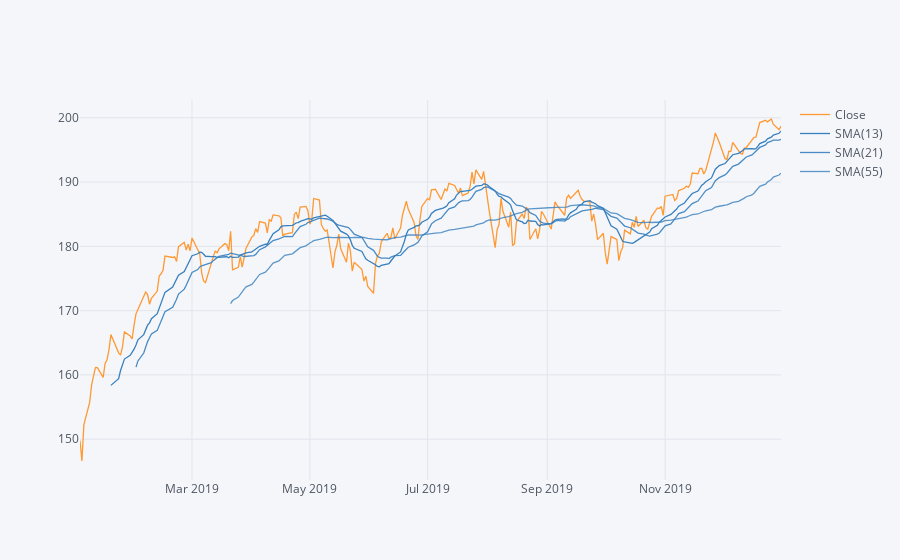

The notebook cell this image was saved under:
### Markdown cell above
### Technical Analysis plots 
Using ta_plot() let's add simple moving avarages (SMA) and bollinger band.

### Code cell
VBK['Close'].ix['2019-01-01':'2019-12-31'].ta_plot(study='sma',periods=[13,21,55])

### Figure 1 — Plotly figure (JSON) as saved in the notebook; plotly's stock layout.template omitted (floating-point values rounded to 4 significant figures; data arrays with more than 128 entries replaced by an {"elided": "..."} marker saying what was removed)
{"data": [{"line": {"color": "rgba(255, 153, 51, 1.0)", "dash": "solid", "shape": "linear", "width": 1.3}, "mode": "lines", "name": "Close", "text": "", "type": "scatter", "x": {"elided": "252 str values"}, "y": {"elided": "252 float values"}}, {"line": {"color": "rgba(55, 128, 191, 1.0)", "dash": "solid", "shape": "linear", "width": 1.3}, "mode": "lines", "name": "SMA(13)", "text": "", "type": "scatter", "x": {"elided": "252 str values"}, "y": {"elided": "252 mixed values"}}, {"line": {"color": "rgba(55, 128, 191, 0.8999999999999999)", "dash": "solid", "shape": "linear", "width": 1.3}, "mode": "lines", "name": "SMA(21)", "text": "", "type": "scatter", "x": {"elided": "252 str values"}, "y": {"elided": "252 mixed values"}}, {"line": {"color": "rgba(55, 128, 191, 0.7999999999999998)", "dash": "solid", "shape": "linear", "width": 1.3}, "mode": "lines", "name": "SMA(55)", "text": "", "type": "scatter", "x": {"elided": "252 str values"}, "y": {"elided": "252 mixed values"}}], "layout": {"legend": {"bgcolor": "#F5F6F9", "font": {"color": "#4D5663"}}, "paper_bgcolor": "#F5F6F9", "plot_bgcolor": "#F5F6F9", "title": {"font": {"color": "#4D5663"}}, "xaxis": {"gridcolor": "#E1E5ED", "showgrid": true, "tickfont": {"color": "#4D5663"}, "title": {"font": {"color": "#4D5663"}, "text": ""}, "zerolinecolor": "#E1E5ED"}, "yaxis": {"gridcolor": "#E1E5ED", "showgrid": true, "tickfont": {"color": "#4D5663"}, "title": {"font": {"color": "#4D5663"}, "text": ""}, "zerolinecolor": "#E1E5ED"}}}
